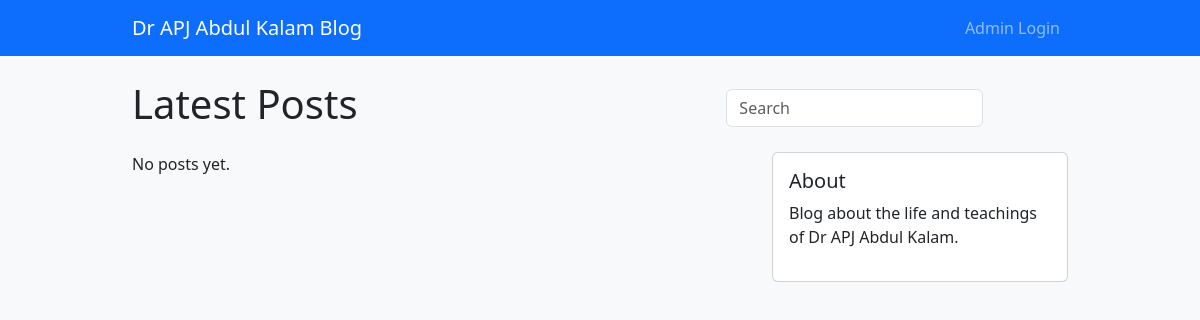
Before: / with the older database file.
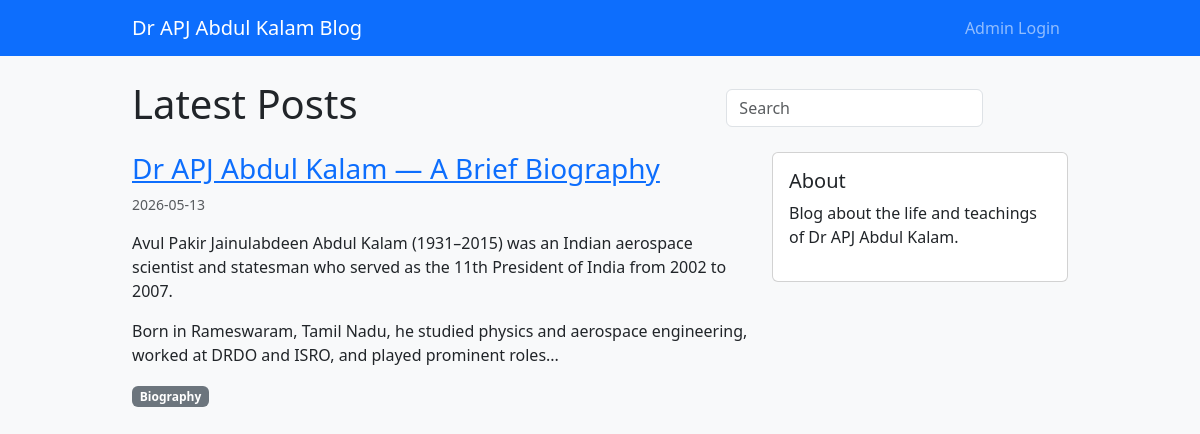
After: the same page with the newer database file.
### app/models.py (models this page shows)
class Post(db.Model):
    id = db.Column(db.Integer, primary_key=True)
    title = db.Column(db.String(200), nullable=False)
    body = db.Column(db.Text, nullable=False)
    created_at = db.Column(db.DateTime, default=datetime.utcnow)
    updated_at = db.Column(db.DateTime, default=datetime.utcnow, onupdate=datetime.utcnow)
    tags = db.relationship("Tag", secondary=post_tags, backref=db.backref("posts", lazy="dynamic"))
    comments = db.relationship("Comment", backref="post", cascade="all, delete-orphan", lazy=True)

class Tag(db.Model):
    id = db.Column(db.Integer, primary_key=True)
    name = db.Column(db.String(50), unique=True, nullable=False)

### app/routes.py (the view)
@app.route("/")
def index():
    q = request.args.get("q", "")
    if q:
        posts = Post.query.filter(Post.title.contains(q) | Post.body.contains(q)).order_by(Post.created_at.desc()).all()
    else:
        posts = Post.query.order_by(Post.created_at.desc()).all()
    return render_template("index.html", posts=posts, q=q)

### templates/index.html
{% extends 'base.html' %} {% block content %}
<div class="d-flex justify-content-between align-items-center mb-3">
  <h1>Latest Posts</h1>
  <form class="d-flex" method="get" action="/">
    <input
      class="form-control me-2"
      type="search"
      placeholder="Search"
      aria-label="Search"
      name="q"
      value="{{ q }}"
    />
    <button class="btn btn-outline-light" type="submit">Search</button>
  </form>
</div>
<div class="row">
  <div class="col-md-8">
    {% for post in posts %}
    <article class="mb-4">
      <h3>
        <a href="{{ url_for('post_detail', post_id=post.id) }}"
          >{{ post.title }}</a
        >
      </h3>
      <div class="text-muted small">
        {{ post.created_at.strftime('%Y-%m-%d') }}
      </div>
      <p class="mt-2">{{ post.body|truncate(300) | safe }}</p>
      <div>
        {% for tag in post.tags %}
        <span class="badge bg-secondary">{{ tag.name }}</span>
        {% endfor %}
      </div>
    </article>
    {% else %}
    <p>No posts yet.</p>
    {% endfor %}
  </div>
  <aside class="col-md-4">
    <div class="card p-3">
      <h5>About</h5>
      <p>Blog about the life and teachings of Dr APJ Abdul Kalam.</p>
    </div>
  </aside>
</div>
{% endblock %}

### templates/base.html (shortened to what this page needs)
<!doctype html>
<html lang="en">
  <head>
    <link
      href="https://cdn.jsdelivr.net/npm/bootstrap@5.3.0/dist/css/bootstrap.min.css"
      rel="stylesheet"
    />
    <link href="/static/css/custom.css" rel="stylesheet" />
  </head>
  <body>
    <nav class="navbar navbar-expand-lg navbar-dark bg-primary mb-4">
      <div class="container">
        <a class="navbar-brand" href="/">Dr APJ Abdul Kalam Blog</a>
        <div class="collapse navbar-collapse">
          <ul class="navbar-nav ms-auto">
            {% if current_user.is_authenticated %}
            <li class="nav-item">
              <a class="nav-link" href="/about">About</a>
            </li>
            <li class="nav-item">
              <a class="nav-link" href="/admin/post/new">New Post</a>
            </li>
            <li class="nav-item">
              <a class="nav-link" href="/admin/logout">Logout</a>
            </li>
            {% else %}
            <li class="nav-item">
              <a class="nav-link" href="/admin/login">Admin Login</a>
            </li>
            {% endif %}
          </ul>
        </div>
      </div>
    </nav>
    <div class="container">
       {% block content %}{% endblock %}
    </div>
  </body>
</html>

### static/css/custom.css (style rules this page uses)
body { background: #f8f9fa; }
article h1, article h3 { color: #0d6efd; }
.container { max-width: 960px; }

Changed rows visible on the page:
added Post: title "Dr APJ Abdul Kalam — A Brief Biography", created_at "2026-05-13", body "Avul Pakir Jainulabdeen Abdul Kalam (1931–2015) was an Indian aerospace scientist and statesman who served as the 11th President of India from 2002 to 2007. Born in Rameswaram, Tamil Nadu, he studied physics and aerospace engineering, worked at DRDO and ISRO, and played prominent roles..."
added Tag: name "Biography"
Other visible differences:
text no longer shown: "No posts yet."
